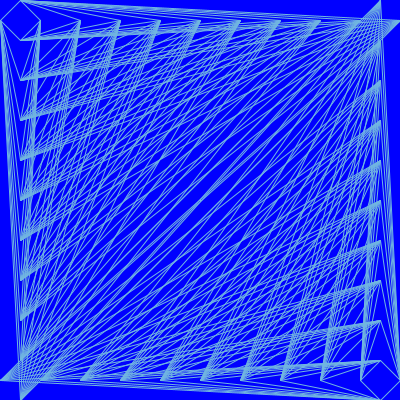
Frame 1 (no input)
Frame 60 (the mouse pressed at the canvas centre just before this capture): identical to frame 1, image omitted
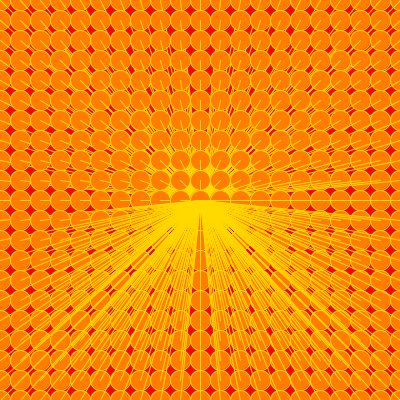
Frame 120 (the mouse held since frame 60 and released just before this capture)

The Processing sketch that drew these frames (run headless with seeded random() and noise(); from frame 60 on, the mouse is pressed at the canvas centre):

// Processing sketch: processing_75321
// ── processing_75321.pde

void setup(){
  size(400, 400);
}
 
void draw(){
  background(255, 0, 0);
  if(mousePressed){
    for(int y = 0; y <= height; y = y + 20){
      for(int x = 0; x <= width; x = x + 20){
        fill(255, 125, 3);
        ellipse(x, y, 20, 20);
        line(x, y, mouseX, mouseY); 
        stroke(255, 217, 0);
      }
    }
  }else{
    background(0, 0, 255);
    for(int y = 0; y <= height; y = y + 40){
    for(int x = 0; x <= width; x = x + 40){
      stroke(113, 182, 224);
      line(20, y, x, 20);
      line(380, y, x, 380);
      noFill();
      rectMode(CENTER);
      rect(width/2, height/2, mouseY, mouseY);
      rect(width/2, height/2, mouseX, mouseX);
    }
  }
     
  }
}
